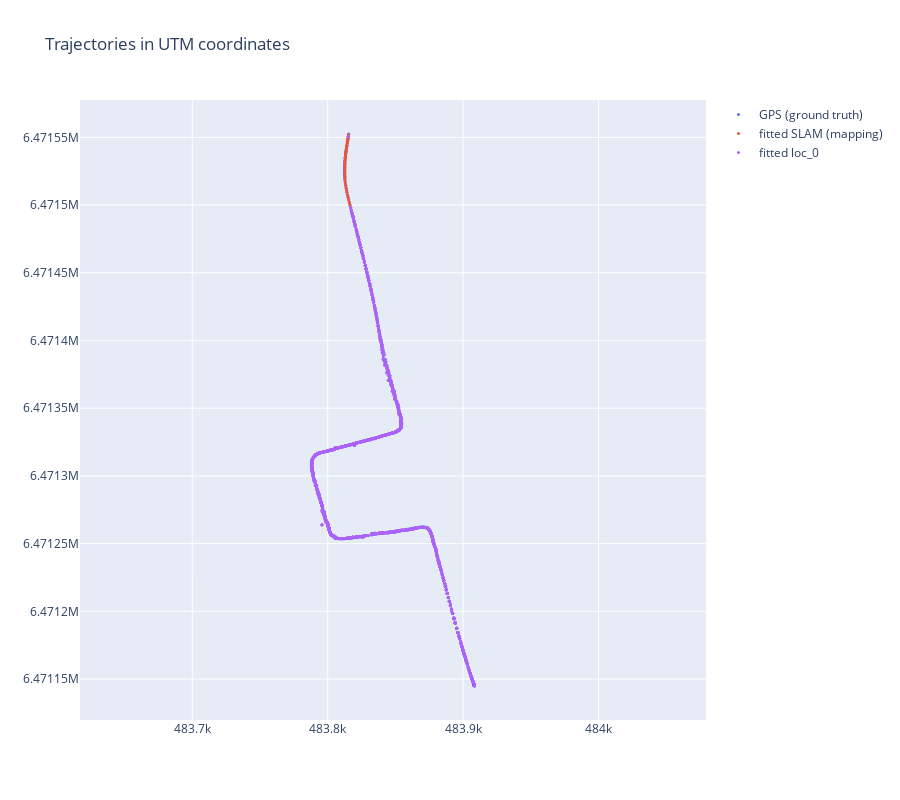

Notebook source saved alongside this figure:
### Code cell
processor.create_2d_plot_utm().show()

### Figure 1 — Plotly figure (JSON) as saved in the notebook; plotly's stock layout.template omitted (floating-point values rounded to 4 significant figures; data arrays with more than 128 entries replaced by an {"elided": "..."} marker saying what was removed)
{"data": [{"marker": {"color": "#636EFA", "size": 3}, "mode": "markers", "name": "GPS (ground truth)", "type": "scatter", "x": {"elided": "490 float values"}, "y": {"elided": "490 float values"}}, {"marker": {"color": "#EF553B", "size": 3}, "mode": "markers", "name": "fitted SLAM (mapping)", "type": "scatter", "x": {"elided": "490 float values"}, "y": {"elided": "490 float values"}}, {"marker": {"color": "#AB63FA", "size": 3}, "mode": "markers", "name": "fitted loc_0", "type": "scatter", "x": {"elided": "2808 float values"}, "y": {"elided": "2808 float values"}}], "layout": {"height": 800, "title": {"text": "Trajectories in UTM coordinates"}, "yaxis": {"scaleanchor": "x", "scaleratio": 1}}}
